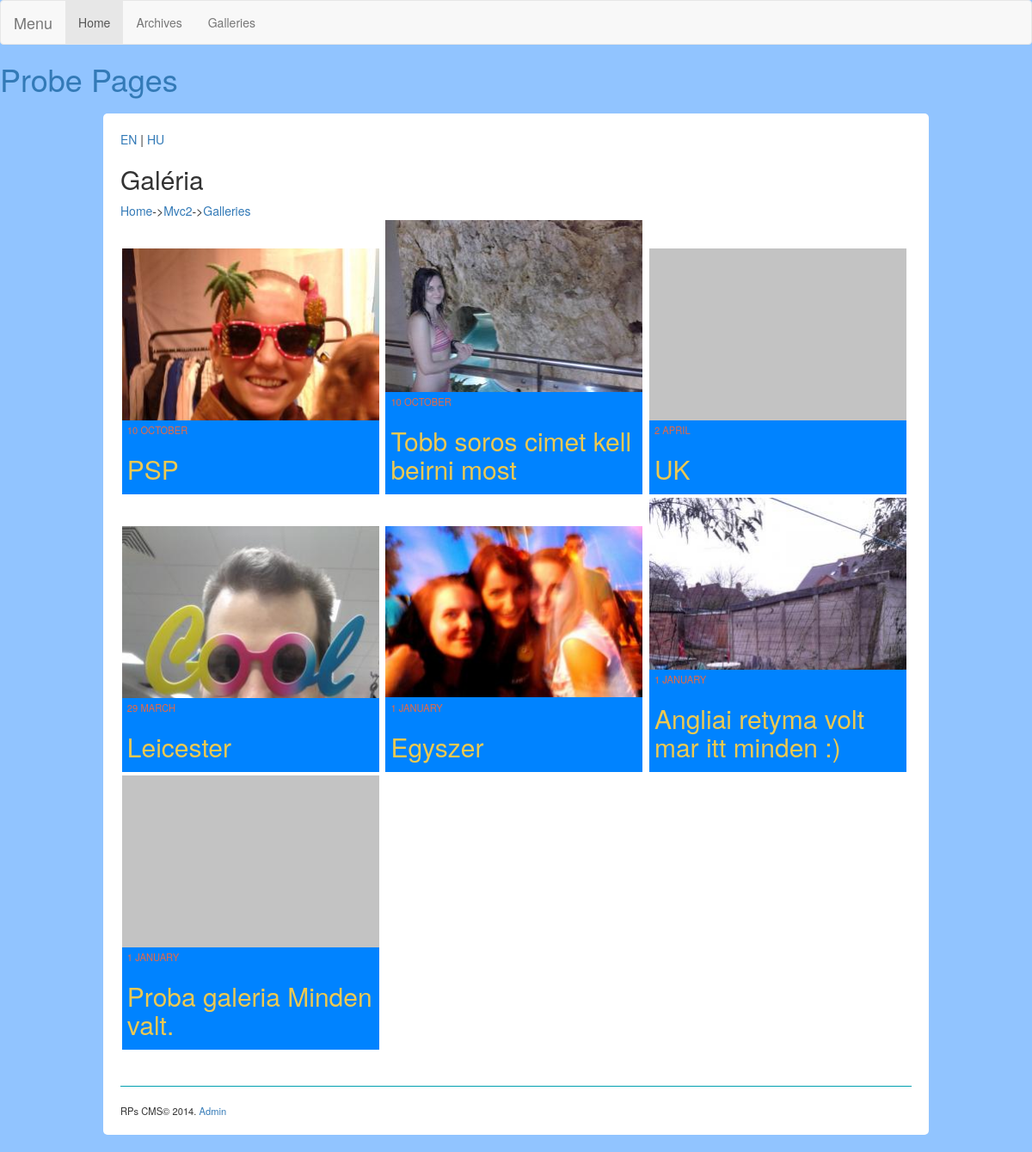
Screenshot of /galleries with the database file from the repository.
### tables this page shows
CREATE TABLE IF NOT EXISTS `galleries` (
  `id` smallint(5) unsigned NOT NULL AUTO_INCREMENT,
  `publicationDate` date NOT NULL,
  `title` varchar(255) NOT NULL,
  `albumThumbnail` varchar(255) NOT NULL,
  PRIMARY KEY (`id`)
);

### core/root.php (called while the page is built, shortened)
<?php
   $action = isset( $_GET['action'] ) ? $_GET['action'] : "";
?>

### classes/Gallery.php (called while the page is built, shortened)
<?php
class Gallery
{
  public function __construct( $data=array() ) {
    if ( isset( $data['id'] ) ) $this->id = (int) $data['id'];
    if ( isset( $data['publicationDate'] ) ) $this->publicationDate = (int) $data['publicationDate'];
    if ( isset( $data['title'] ) ) $this->title = preg_replace ( "/[^\.\,\-\_\'\"\@\?\!\:\$ a-zA-Z0-9()]/", "", $data['title'] );
  	if ( isset( $data['albumThumbnail'] ) ) $this->albumThumbnail = $data['albumThumbnail'];
  }
  public static function getListGallery( $numRows=1000000, $order="publicationDate DESC" ) {
    $conn = new PDO( DB_DSN, DB_USERNAME, DB_PASSWORD );
    $sql = "SELECT SQL_CALC_FOUND_ROWS *, UNIX_TIMESTAMP(publicationDate) AS publicationDate FROM galleries
            ORDER BY " . $order . " LIMIT :numRows";
    $st = $conn->prepare( $sql );
    $st->bindValue( ":numRows", $numRows, PDO::PARAM_INT );
    $st->execute();
    $list = array();
    while ( $row = $st->fetch() ) {
      $gallery = new Gallery( $row );
      $list[] = $gallery;
    }
    $sql = "SELECT FOUND_ROWS() AS totalRows";
    $totalRows = $conn->query( $sql )->fetch();
    return ( array ( "results" => $list, "totalRows" => $totalRows[0] ) );
  }
  public static function pagination($results){
	$page = intval(abs($results['page']));
	$totalRows = $results['totalRows'];
	$resultPerPage = ITEM_PER_GALLERY;
	if ($totalRows<$resultPerPage) $resultPerPage = $totalRows;
	$totalPages = ceil($totalRows/$resultPerPage);
	$startResult = ($page - 1 ) * $resultPerPage;
 	for ( $i = $startResult; $i < ($startResult+$resultPerPage); $i++ ){
 		if (isset($results['galleries'][$i])) $recent_content[] = $results['galleries'][$i];
 	}
	unset ($results['galleries']);
	$results['galleries'] = $recent_content;
	$results['pagination'] = null;
	return $results;
 }
}
?>

### classes/cleanURLs.php (called while the page is built, shortened)
<?php
class cleanURL {
	public static function toAscii($str, $replace=array(), $delimiter='-') {
		$clean = iconv('UTF-8', 'ASCII//TRANSLIT', $str);
		$clean = preg_replace("/[^a-zA-Z0-9\/_|+ -]/", '', $clean);
		$clean = strtolower(trim($clean, '-'));
		$clean = preg_replace("/[\/_|+ -]+/", $delimiter, $clean);
		return $clean;
	}
}
?>

### templates/galleries.php (the view, shortened to what this page needs)
<?php include "templates/include/header.php" ?>
	  <h2><?php echo LANG_GALLERIES; ?></h2>
 	  <div id="breadcrumb"><?php echo $breadcr->breadcrumbs; ?></div>
      <ul id="galleries">
<?php foreach ( $results['galleries'] as $gallery ) { ?>
 		<?php $results['ulrTitle'] = cleanURL::toAscii($gallery->title); ?>
        <li class="one_gallery">
          <div class="gallery_thumb">
	          <a  href="<?php echo $_SESSION['lang'].'/galleries/'.$results['ulrTitle']?>-<?php echo $gallery->id?>">
	          	  <?php echo '<img class="lazy" data-original="'. $gallery->albumThumbnail .'" alt="'.htmlspecialchars( $gallery->title ).'" />'; ?>
		      </a>
	      </div>
	      <div class="gallery_titles">
	            <span class="pubDate"><?php echo date('j F', $gallery->publicationDate)?></span>
	          <h2>
	            <a  href="galleries/<?php echo $results['ulrTitle']?>-<?php echo $gallery->id?>"><?php echo htmlspecialchars( $gallery->title )?></a>
	          </h2>
 		  </div>
        </li>
<?php } ?>
      </ul>
<?php include "templates/include/footer.php" ?>

### index.php (shortened to what this page needs)
<?php
	require( "core/root.php" );
	require( "core/config.php" );
	switch ( $action ) {
	  case 'galleries';
	  	galleries();
	  break;
	}
	function galleries(){
	  $results = array();
	  $data = Gallery::getListGallery( HOMEPAGE_NUM_ARTICLES );
	  $page = ( isset( $_GET['page'] ) && $_GET['page'] ) ? $_GET['page'] : 1;
	  $results['galleries'] = $data['results'];
	  $results['totalRows'] = $data['totalRows'];
	  $results['pageTitle'] = "Galleries";
	  $results['page'] = $page;
	  $results['path'] = 'galleries';
	  $results = Gallery::pagination($results);
	  $breadcr = new breadcrumb;
	  $breadcr->breadcrumb();
	  require( TEMPLATE_PATH . "/galleries.php" );
	}
?>

### classes/Breadcrumb.php (shortened to what this page needs)
<?php
class breadcrumb {
	public $breadcrumbs;
	private $url;
	private $parts;
	private $pointer = '->';
	public function __construct() {
		$this->breadcrumbs = '<a href="'.$this->url.'">Home</a>';
	}
	public function setURL() {
		$protocol = $_SERVER["SERVER_PROTOCOL"]=='HTTP/1.1' ? 'http' : 'https';
        $this->url = $protocol.'://'.$_SERVER['HTTP_HOST'];
	}
	public function setParts() {
		$parts = explode('/', $_SERVER['REQUEST_URI']);
        array_shift($parts);
    	$this->parts = $parts;
	}
	public function breadcrumb() {
		if (isset($_GET['action'])) $action = $_GET['action'];
		if ( isset( $action ) ){
			switch ( $action ) {
				 default:
				 	foreach($this->parts as $part){
								$this->url .= "/". $part;
								if (!is_numeric( $part )){
										$this->breadcrumbs .=  $this->pointer .'<a href="'.$this->url.'">'.ucfirst($part).'</a>';
								}
        				}
				 break;
			 }
		 }
	}
}
?>

### templates/include/header.php (shortened to what this page needs)
<!DOCTYPE html>
  <head>
    <link rel="stylesheet" type="text/css" href="styles/style.css" />
    <link rel="stylesheet" href="https://maxcdn.bootstrapcdn.com/bootstrap/3.3.4/css/bootstrap.min.css">
    <link href="templates/scripts/photoswipe/photoswipe.css" type="text/css" rel="stylesheet" />
  </head>
  <body>
  	<header>
  		<?php include "templates/include/menu.php"; ?>
  		<h1><a href="./<?php echo $_SESSION['lang'] ?>"> <?php echo SITE_NAME ?></a></h1>
    </header>
    <div id="container">
	  <div><a href="./en">EN</a> | <a href="./hu">HU</a></div>

### templates/include/menu.php (shortened to what this page needs)
<nav class="navbar navbar-default">
  <div class="container-fluid">
    <div class="navbar-header">
      <a class="navbar-brand" href=".">Menu</a>
    </div>
    <div class="collapse navbar-collapse" id="bs-example-navbar-collapse-1">
      <ul class="nav navbar-nav">
        <li class="active"><a href=".">Home <span class="sr-only">(current)</span></a></li>
        <li><a href="<?php echo $_SESSION['lang'] .'/archive'?>">Archives</a></li>
        <li><a href="<?php echo $_SESSION['lang'] .'/galleries'?>">Galleries</a></li>
      </ul>
    </div>
  </div>
</nav>

### templates/include/footer.php (shortened to what this page needs)
<div id="footer">
        RPs CMS&copy; 2014. <a href="./admin.php">Admin</a>
</div>
  </body>
</html>

### styles/style.css (style rules this page uses)
* { padding: 0; margin: 0; }
body { margin: 0; color: #333; background-color:#91C4FF !important; font-family: "Trebuchet MS", Arial, Helvetica, sans-serif; line-height: 1.5em; }
#container { width: 960px; background: #fff; margin: 20px auto; padding: 20px; -moz-border-radius: 5px; -webkit-border-radius: 5px; border-radius: 5px; }
#footer { border-top: 1px solid #00a0b0; margin-top: 40px; padding: 20px 0 0 0; font-size: .8em; }
h1 { color: #eb6841; margin-bottom: 30px; line-height: 1.2em; }
h2, h2 a { color: #edc951; }
h2 a { line-height: 1.1em; text-decoration: none; }
.pubDate { font-size: .8em; color: #eb6841; text-transform: uppercase; }
.one_gallery { display:inline-block; background:#0083FF; width: 32.5%; margin: 0.2%; list-style: none; }
.gallery_titles { padding: 0 6px 3px; }
.gallery_thumb { width: 100%; height: 200px; overflow: hidden; }
.gallery_thumb img { width: 100%; }
.active { background: #444444 !important; color: #fff !important; }

### rows the page displays
galleries: shows a picture, publicationDate "10 OCTOBER", title "PSP"
galleries: shows a picture, publicationDate "10 OCTOBER", title "Tobb soros cimet kell beirni most"
galleries: publicationDate "2 APRIL", title "UK"
galleries: shows a picture, publicationDate "29 MARCH", title "Leicester"
galleries: shows a picture, publicationDate "1 JANUARY", title "Egyszer"
galleries: shows a picture, publicationDate "1 JANUARY", title "Angliai retyma volt mar itt minden :)"
galleries: publicationDate "1 JANUARY", title "Proba galeria Minden valt."

### other values shown
SITE_NAME "Probe Pages"
LANG_GALLERIES "Galéria"
$this->pointer "-> ->"
$part "Mvc2 Galleries"
